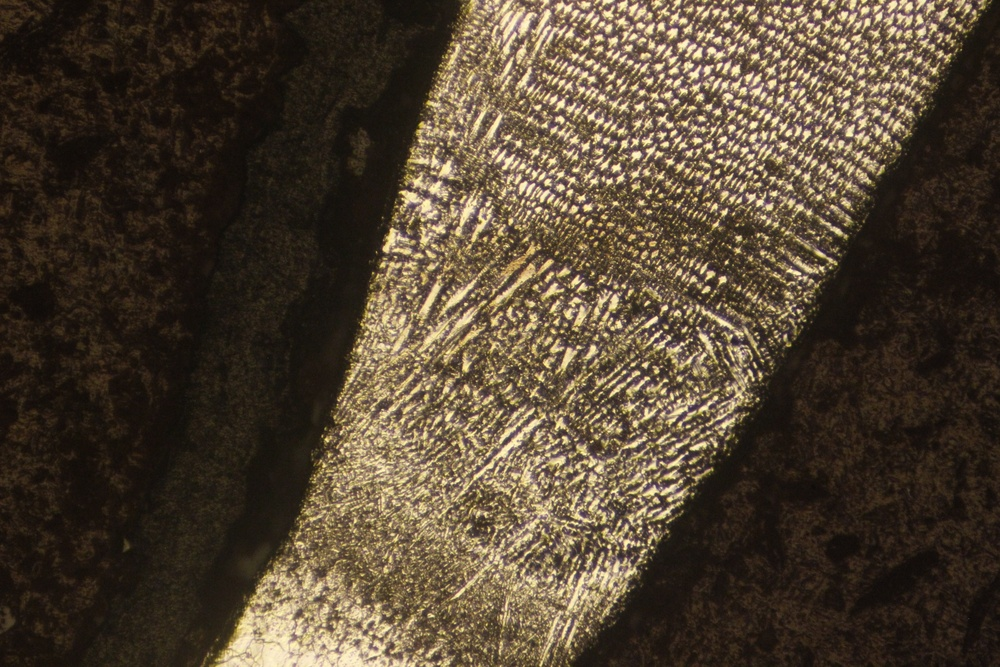
#> input picture Assignments/Substrate/50X_1.JPG, 1000 x 667 px, shrunk from 5184 x 3456 before the run, found by its file name
$ jupyter execute --allow-errors Assignment5.ipynb
#> lines starting #> are read from the running program, lines starting #| are printed output that depends on the picture
<a href="https://colab.research.google.com/github/AngleKit/MSE7530Codes/blob/main/Assignments/Assignment5.ipynb" target="_parent"></a>

# Assignment 5 - Image Processing
MSE 7530, Fall 2025

This assignment is meant to be somewhat of a break from the last assignments which were quite quantitative. In this assignment, you will pick your favorite scientific image in which you want to count particles, find borders, find domain sizes, or otherwise quantify. You may use any source; if you are stuck, you may want to start with the resources posted in the Canvas Modules.

Your single assignment is first to pick an image (or time series of images) and **state an image-processing goal**: for example, to determine the distance that a crystal grew in a specific amount of time, or to count the number of bacteria colonies in a petri dish. Then, load this image into a NumPy array (code provided in class notebook) and perform your choice of operations to bring you closer to solving the problem. **You do not need to solve the problem**: if you do solve the problem, show how you did it and explain how this would speed up analysis; comment on whether it would be easy to automate or if you would need human intervention. If you are not able to meet your goal, state what makes the image difficult to process. Skim the assigned reading and see if there are any tools that look like they might help, and state them.

I encourage you to spend as much effort on this assignment as you want; if you regularly analyze images in your research, this is a great opportunity to think about automating your own workflow and getting my help/advice for free.

The aim of this notebook is to be able to evalute the attached multi-material weilds. Using the process below to idenedtice where the the material weilds is located, how fine or smooth the material wield melded with the other two materials. Final I also want to be able to located each different section of material.

[cell 1]
import numpy as np
import matplotlib.pyplot as plt

[cell 2]
sub1_file = '/content/MSE7530Codes/Assignments/Substrate/50X_1.JPG'
sub2_file = '/content/MSE7530Codes/Assignments/Substrate/50X_2.JPG'
sub3_file = '/content/MSE7530Codes/Assignments/Substrate/50X_3.JPG'
sub4_file = '/content/MSE7530Codes/Assignments/Substrate/50X_4.JPG'

[cell 3]
import skimage as ski
import scipy.ndimage as ndi

[cell 4]
sample1= ski.io.imread(sub1_file)
#> sample1 is the input picture: shape (667, 1000, 3); mean R, G, B 80.5, 67, 50.3
#> (the rest of this cell did not finish here and is left out)

[cell 5]
fig, ax = plt.subplots(1, 4, figsize=(12, 6))
ax[0].imshow(sample1, cmap='gray') # represents the 2D array as something we can see
#> (the rest of this cell did not finish here and is left out)

Zooming near weild

[cell 6]
#s1_cut = sample1[1000:2000, 1000:2000] # zoom
#s2_cut = sample2[1000:2000, 1000:2000]
s1_cut = sample1
#> (the rest of this cell did not finish here and is left out)

I found that zooming cause the image to be to blurry to see the small texture differnces between the weild metal and the actual combined metals

Attmept gradient

[cell 7]
fig, ax = plt.subplots(1,3,figsize=(15,4))
cb = ax[0].imshow(s1_cut)
plt.colorbar(cb,ax=ax[0])
cb = ax[1].imshow(np.gradient(s1_cut)[0])
plt.colorbar(cb,ax=ax[1])
cb = ax[2].imshow(np.gradient(s1_cut)[1])
plt.colorbar(cb,ax=ax[2])
ax[0].set_title('Original')
ax[1].set_title('X Gradient')
ax[2].set_title('Y Gradient')
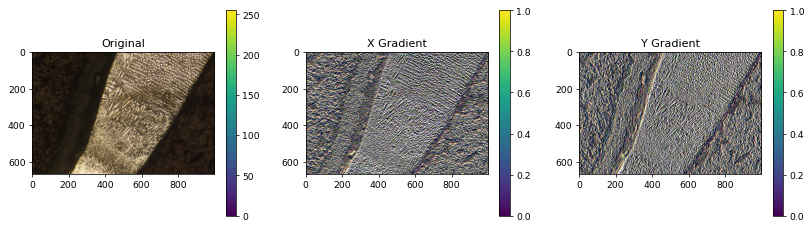
#> figure drawn by matplotlib, 6 panels

While I do not know why the color is so stange, this works very will to see the texture differneaces between the varying areas. The vally like areas are where the weild metals have melded the two other materials together. I belive the Y gradient does a bitter job of showing the changes than the X

Smoothing attempt

[cell 8]
fig, ax = plt.subplots(1,3,figsize=(15,4))
smooth = ndi.gaussian_filter(s1_cut,sigma=1)
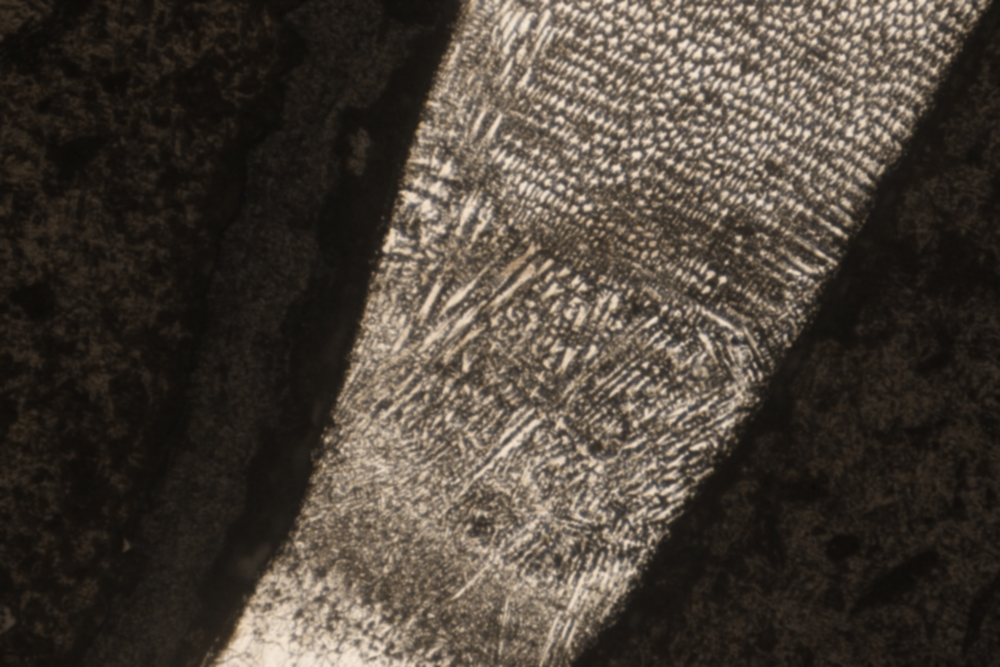
#> smooth: shape (667, 1000, 3); mean R, G, B 73.1, 64.6, 55.6
cb = ax[0].imshow(smooth)
plt.colorbar(cb,ax=ax[0])
cb = ax[1].imshow(np.gradient(smooth)[0])
plt.colorbar(cb,ax=ax[1])
cb = ax[2].imshow(np.gradient(smooth)[1])
plt.colorbar(cb,ax=ax[2])
ax[0].set_title('Original')
ax[1].set_title('X Gradient')
ax[2].set_title('Y Gradient')
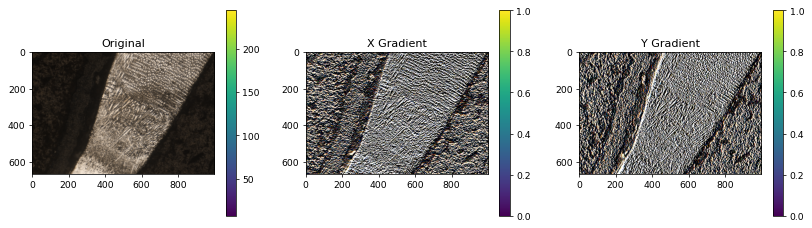
#> figure drawn by matplotlib, 6 panels
